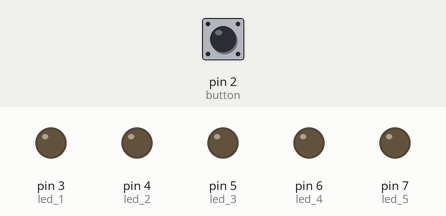
This sketch was run on a simulated Arduino Uno, built with avr-gcc and run on an emulated ATmega328P. Shown: output pins drawn as LEDs (lit = HIGH). The test bench sets the inputs (shaded band); at power-on: pin 2 (button) HIGH. What the sketch prints to the serial monitor is not drawn.

Above: at 1.2 s.
1.3 s: pin 2 (button) pulled LOW for 0.15 s
At 1.47 s:
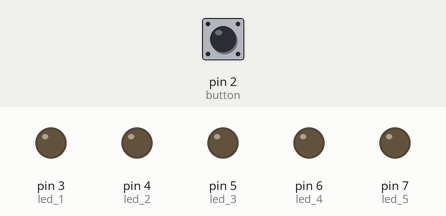
4.3 s: pin 2 (button) pulled LOW for 3.2 s
At 4.47 s:
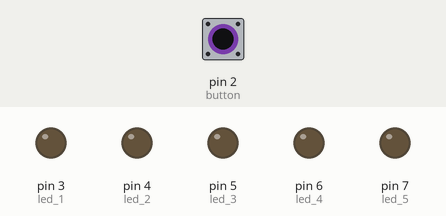
Timing chart, 0 to 9.2 s (numbered marks = the images above; inputs shaded):
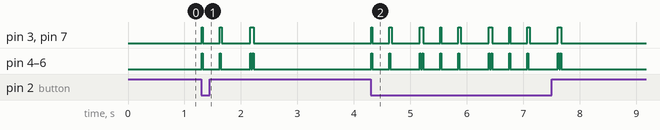

The sketch:

speaking_light_2.ino
```cpp
//------------ декларирую распиновку --------------------
#define button 2
#define  led_1 3
#define  led_2 4
#define  led_3 5
#define  led_4 6
#define  led_5 7
//---------- включаю библиотеки -------------------------
#include<TimeLib.h>//для работы со временем
#include "numbers.h"
//---- объявляю глобальные переменные--------
bool leds[5];
//диодоы изменяются на этот массив
//------объявляю цифры в нужном формате----
//первый элемент  (- 1) - цифра
//Второй элемент - высоту (начиная с верху)
//Третий элемент - столбец (начиная слева)

//======= Функция возвращает время =====
long getTime() {
  static unsigned long startTime = millis(); // время запуска микроконтроллера
  unsigned long currentTime = millis() - startTime; // текущее прошедшее время

  int hours = currentTime / 3600000 % 24; // вычисление часов
  int minutes = (currentTime % 3600000) / 60000; // вычисление минут

  long formattedTime = hours * 100 + minutes; // форматирование времени в формат "АБСД"

  if (hours >= 24) { // сброс времени после 24 часов
	startTime = millis();
	formattedTime = 0;
  }
  return 10000 + formattedTime;
}
//== Функция дробления числа на разряды ==
int getDigit(long number, int index) {
  long digit = 0;
  long count = 0;
  while (number > 0)
  {
	digit = number % 10;
	number /= 10;
	if (count == index)
	{
  	return digit;
	}
	count++;
  }
  return -1; // Если индекс больше, чем количество разрядов числа
}

void led_write(){
digitalWrite(led_1,leds[0]);
digitalWrite(led_2,leds[1]);
digitalWrite(led_3,leds[2]);
digitalWrite(led_4,leds[3]);
digitalWrite(led_5,leds[4]);
}

void led_include(int stolb, int digit){
	for(int x=0; x<5; ++x){
	    leds[4-x] = numbers [digit][x][stolb];
	}
  }

void setup(){
  Serial.begin(9600);
 	pinMode(button, INPUT_PULLUP);
 	pinMode(led_1, OUTPUT);
 	pinMode(led_2, OUTPUT);
 	pinMode(led_3, OUTPUT);
 	pinMode(led_4, OUTPUT);
 	pinMode(led_5, OUTPUT);
  }

void loop(){
   if(digitalRead(button) == 0){
        for (int segment = 0; segment < 3; ++segment) {
            for (int digit = 0; digit <= segment; ++digit) {
                led_include(digit, getDigit(getTime(), 3 - segment + digit));
                led_write();
                delay(20);
            }
            led_include(0, 11);
            led_write();
            delay((segment == 1 ? 500 : 300));
        }
   }
   else {led_include(0, 11); led_write();}
   Serial.println(getTime());
}
```

Source omitted: numbers.h (data table, 873 bytes)

Measured:
- after the input at 1.3 s, pin 3 (led_1), pin 7 (led_5): goes HIGH 0.02 s, LOW 0.30 s, HIGH 0.04 s, LOW 0.50 s, HIGH 0.06 s, then LOW, starting at once
